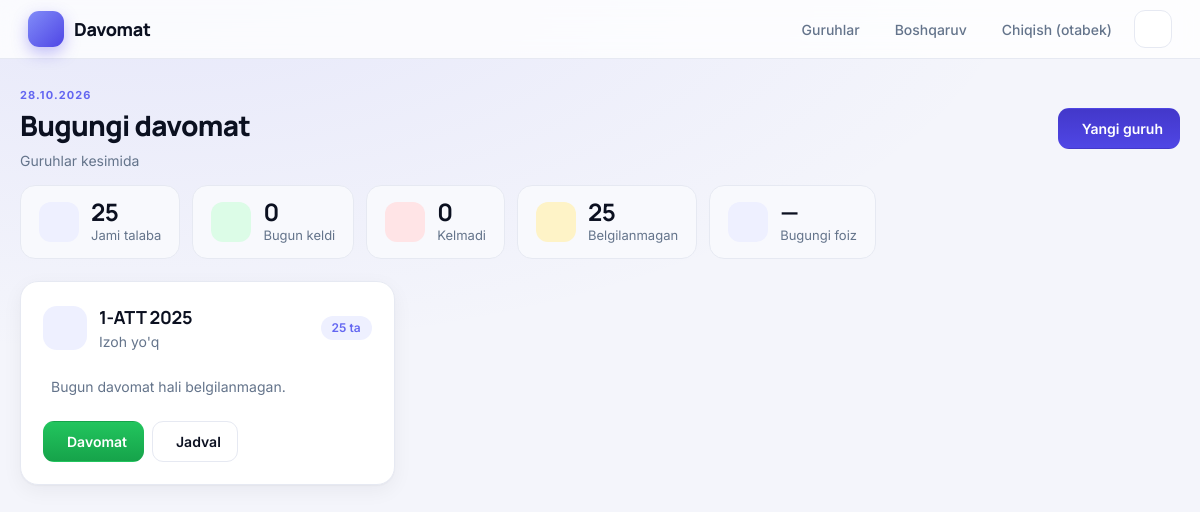
The app's page / (signed in) with its own data.
### davomatapp/models.py (models this page shows, shortened)
class Group(models.Model):
    name = models.CharField("Guruh nomi", max_length=100, unique=True)
    description = models.CharField("Izoh", max_length=255, blank=True)
    created_at = models.DateTimeField("Yaratilgan", auto_now_add=True)
    class Meta:
        verbose_name = "Guruh"
        verbose_name_plural = "Guruhlar"
        ordering = ["name"]

### davomatapp/views.py (the view)
# urls.py: path("", views.group_list, name="group_list"),
@login_required
def group_list(request):
    today = timezone.localdate()
    groups = list(
        Group.objects.annotate(
            student_count=Count("students", filter=Q(students__is_active=True))
        )
    )
    stats = {
        row["student__group_id"]: row
        for row in Attendance.objects.filter(date=today, student__is_active=True)
        .values("student__group_id")
        .annotate(
            present=Count("id", filter=Q(is_present=True)),
            absent=Count("id", filter=Q(is_present=False)),
        )
    }
    absent_names = {}
    absent_records = Attendance.objects.filter(
        date=today, is_present=False, student__is_active=True
    ).select_related("student")
    for rec in absent_records:
        absent_names.setdefault(rec.student.group_id, []).append(rec.student.full_name)
    total = {"students": 0, "present": 0, "absent": 0, "unmarked": 0}
    for g in groups:
        s = stats.get(g.id, {})
        g.present_today = s.get("present", 0)
        g.absent_today = s.get("absent", 0)
        marked = g.present_today + g.absent_today
        g.marked = marked > 0
        g.unmarked_today = max(g.student_count - marked, 0)
        g.percent_today = round(g.present_today * 100 / marked) if marked else 0
        g.absent_names = absent_names.get(g.id, [])
        total["students"] += g.student_count
        total["present"] += g.present_today
        total["absent"] += g.absent_today
        total["unmarked"] += g.unmarked_today
    marked_total = total["present"] + total["absent"]
    total["percent"] = round(total["present"] * 100 / marked_total) if marked_total else None
    return render(
        request,
        "davomatapp/group_list.html",
        {"groups": groups, "total": total, "today": today},
    )

### davomatapp/templates/davomatapp/group_list.html (shortened to what this page needs)
{% extends "davomatapp/base.html" %}
{% block content %}
<div class="toolbar" style="justify-content:space-between;margin-top:0">
  <div>
    <div class="eyebrow">{{ today|date:"d.m.Y" }}</div>
    <h1>Bugungi davomat</h1>
    <div class="muted">Guruhlar kesimida</div>
  </div>
  <a class="btn" href="{% url 'group_create' %}"><iconify-icon icon="solar:add-circle-bold-duotone"></iconify-icon> Yangi guruh</a>
</div>
<div class="stats" style="margin-bottom:22px">
  <div class="stat has-ico">
    <span class="stat-ico"><iconify-icon icon="solar:users-group-rounded-bold-duotone"></iconify-icon></span>
    <div><b>{{ total.students }}</b>Jami talaba</div>
  </div>
  <div class="stat has-ico">
    <span class="stat-ico green"><iconify-icon icon="solar:check-circle-bold-duotone"></iconify-icon></span>
    <div><b>{{ total.present }}</b>Bugun keldi</div>
  </div>
  <div class="stat has-ico">
    <span class="stat-ico red"><iconify-icon icon="solar:close-circle-bold-duotone"></iconify-icon></span>
    <div><b>{{ total.absent }}</b>Kelmadi</div>
  </div>
  <div class="stat has-ico">
    <span class="stat-ico amber"><iconify-icon icon="solar:clock-circle-bold-duotone"></iconify-icon></span>
    <div><b>{{ total.unmarked }}</b>Belgilanmagan</div>
  </div>
  <div class="stat has-ico">
    <span class="stat-ico"><iconify-icon icon="solar:pie-chart-2-bold-duotone"></iconify-icon></span>
    <div><b>{% if total.percent is not None %}{{ total.percent }}%{% else %}—{% endif %}</b>Bugungi foiz</div>
  </div>
</div>
<div class="grid">
  {% for g in groups %}
    <div class="card group-card">
      <div class="gc-head">
        <span class="gc-ico"><iconify-icon icon="solar:users-group-rounded-bold-duotone"></iconify-icon></span>
        <div class="gc-title">
          <h2><a href="{% url 'group_detail' g.pk %}">{{ g.name }}</a></h2>
          <div class="muted">{{ g.description|default:"Izoh yo'q" }}</div>
        </div>
        <span class="badge">{{ g.student_count }} ta</span>
      </div>
      {% if g.marked %}
        <div class="progress"><span data-w="{{ g.percent_today }}"></span></div>
        <div class="mini">
          <div><b style="color:var(--green)">{{ g.present_today }}</b>Keldi</div>
          <div><b style="color:var(--red)">{{ g.absent_today }}</b>Kelmadi</div>
          <div><b>{{ g.percent_today }}%</b>Foiz</div>
        </div>
        {% if g.unmarked_today %}
          <div class="muted" style="margin-top:10px">Belgilanmagan: {{ g.unmarked_today }} ta</div>
        {% endif %}
        {% if g.absent_names %}
          <div class="absent-list">
            <iconify-icon icon="solar:user-cross-bold-duotone"></iconify-icon>
            <span>{{ g.absent_names|join:", " }}</span>
          </div>
        {% endif %}
      {% else %}
        <div class="muted" style="display:flex;gap:8px;align-items:center;padding:10px 0">
          Bugun davomat hali belgilanmagan.
        </div>
      {% endif %}
      <div class="toolbar" style="margin-bottom:0">
        <a class="btn green" href="{% url 'mark_attendance' g.pk %}?date={{ today|date:'Y-m-d' }}">
          <iconify-icon icon="solar:clipboard-check-bold-duotone"></iconify-icon> Davomat</a>
        <a class="btn secondary" href="{% url 'group_detail' g.pk %}">
          <iconify-icon icon="solar:calendar-mark-bold-duotone"></iconify-icon> Jadval</a>
      </div>
    </div>
  {% empty %}
    <div class="card">Hozircha guruh yo'q. “Yangi guruh” tugmasini bosing.</div>
  {% endfor %}
</div>
{% endblock %}

### davomatapp/templates/davomatapp/base.html (shortened to what this page needs)
<!DOCTYPE html>
<html lang="uz" data-theme="light">
<head>
</head>
<body>
<header>
  <a class="brand" href="{% url 'group_list' %}">
    <span class="brand-logo"><iconify-icon icon="solar:checklist-minimalistic-bold-duotone"></iconify-icon></span>
    <span>Davomat</span>
  </a>
  <nav>
    {% if user.is_authenticated %}
      <a href="{% url 'group_list' %}"><iconify-icon icon="solar:users-group-rounded-bold-duotone"></iconify-icon><span>Guruhlar</span></a>
      {% if user.is_staff %}
        <a href="{% url 'panel_dashboard' %}"><iconify-icon icon="solar:widget-5-bold-duotone"></iconify-icon><span>Boshqaruv</span></a>
      {% endif %}
      <a href="{% url 'logout' %}" onclick="event.preventDefault(); document.getElementById('lo').submit();">
        <iconify-icon icon="solar:logout-2-bold-duotone"></iconify-icon><span>Chiqish ({{ user.username }})</span>
      </a>
    {% endif %}
    <button type="button" class="icon-btn" id="theme-toggle" aria-label="Kun va tun rejimi" title="Kun / tun">
    </button>
  </nav>
</header>
<main>
  {% block content %}{% endblock %}
</main>
</body>
</html>

### davomatapp/templates/davomatapp/base.html (style rules this page uses)
:root { --bg:#f4f5fb; --surface:#ffffff; --surface-2:#f8f9fd; --text:#0b1020; --muted:#64748b; --line:#e6e9f2; --line-strong:#cbd2e1; --glow:rgba(99,102,241,.10); --primary:#6366f1; --primary-soft:#eef0ff; --btn:#4f46e5; --btn-hover:#4338ca; --green:#16a34a; --green-bg:#dcfce7; --red:#e11d48; --red-bg:#ffe4e6; --amber:#d97706; --amber-bg:#fef3c7; --header-bg:rgba(255,255,255,.78); --radius:18px; --shadow:0 1px 2px rgba(15,23,42,.04), 0 6px 20px rgba(15,23,42,.05); --shadow-lg:0 12px 36px rgba(15,23,42,.12); color-scheme: light; }
* { box-sizing:border-box; }
html { scroll-behavior:smooth; }
body { margin:0; font-family:Inter,system-ui,-apple-system,"Segoe UI",Roboto,sans-serif; color:var(--text); background:radial-gradient(900px 420px at 12% -8%, var(--glow), transparent), var(--bg); background-attachment:fixed; line-height:1.5; -webkit-font-smoothing:antialiased; transition:background-color .25s, color .25s; }
a { color:var(--primary); }
h1, h2, h3, .brand { font-family:Manrope,Inter,sans-serif; }
header { position:sticky; top:0; z-index:30; background:var(--header-bg); backdrop-filter:blur(14px); border-bottom:1px solid var(--line); padding:10px 28px; display:flex; justify-content:space-between; align-items:center; gap:12px; }
header a { text-decoration:none; }
.brand { display:flex; align-items:center; gap:10px; font-weight:800; font-size:18px; color:var(--text); letter-spacing:-.02em; }
.brand-logo { width:36px; height:36px; border-radius:11px; display:grid; place-items:center; color:#fff; font-size:21px; background:linear-gradient(135deg,#818cf8,#4f46e5); box-shadow:0 6px 16px rgba(79,70,229,.35); }
header nav { display:flex; gap:4px; align-items:center; }
header nav > a { display:inline-flex; align-items:center; gap:7px; color:var(--muted); font-size:14px; font-weight:500; padding:8px 12px; border-radius:11px; transition:.15s; }
.icon-btn { width:38px; height:38px; display:grid; place-items:center; border-radius:11px; cursor:pointer; background:var(--surface); border:1px solid var(--line); color:var(--text); font-size:19px; margin-left:6px; transition:.15s; }
main { max-width:1280px; margin:28px auto; padding:0 20px; }
.card { background:var(--surface); border:1px solid var(--line); border-radius:var(--radius); padding:22px; margin-bottom:20px; box-shadow:var(--shadow); transition:background-color .25s, border-color .25s; }
h1 { margin:0 0 4px; font-size:28px; font-weight:800; letter-spacing:-.025em; }
h2 { margin:0 0 10px; font-size:18px; font-weight:700; letter-spacing:-.015em; }
.muted { color:var(--muted); font-size:14px; }
.eyebrow { font-size:11px; font-weight:700; letter-spacing:.1em; text-transform:uppercase; color:var(--primary); }
.btn { display:inline-flex; align-items:center; gap:7px; padding:9px 16px; border-radius:11px; border:1px solid transparent; background:linear-gradient(180deg,var(--btn-hover),var(--btn)); color:#fff; text-decoration:none; font-size:14px; font-weight:600; cursor:pointer; transition:.15s; font-family:inherit; }
.btn.secondary { background:var(--surface); color:var(--text); border-color:var(--line); }
.btn.green { background:linear-gradient(180deg,#22c55e,#16a34a); }
.toolbar { display:flex; gap:8px; flex-wrap:wrap; align-items:center; margin:14px 0; }
.grid { display:grid; grid-template-columns:repeat(auto-fill,minmax(320px,1fr)); gap:18px; }
.grid .card { margin-bottom:0; }
.badge { display:inline-flex; align-items:center; gap:5px; background:var(--primary-soft); color:var(--primary); border-radius:999px; padding:3px 11px; font-size:12px; font-weight:600; }
.stats { display:flex; gap:12px; flex-wrap:wrap; }
.stat { background:var(--surface-2); border:1px solid var(--line); border-radius:15px; padding:12px 18px; font-size:13px; color:var(--muted); min-width:100px; }
.stat b { font-size:24px; display:block; color:var(--text); letter-spacing:-.02em; line-height:1.2; font-family:Manrope,Inter,sans-serif; }
.stat.has-ico { display:flex; align-items:center; gap:12px; }
.stat-ico { width:40px; height:40px; border-radius:12px; display:grid; place-items:center; font-size:22px; background:var(--primary-soft); color:var(--primary); }
.stat-ico.green { background:var(--green-bg); color:var(--green); }
.stat-ico.red { background:var(--red-bg); color:var(--red); }
.stat-ico.amber { background:var(--amber-bg); color:var(--amber); }

### records on screen
Group: name "1-ATT 2025", description "Izoh yo'q", student_count "25", shows "Bugun davomat hali belgilanmagan."

### other values on screen
{{ user.username }} "otabek"
{{ today|date:"d.m.Y" }} "28.10.2026"
{{ total.students }} "25"
{{ total.present }} "0"
{{ total.absent }} "0"
{{ total.unmarked }} "25"
